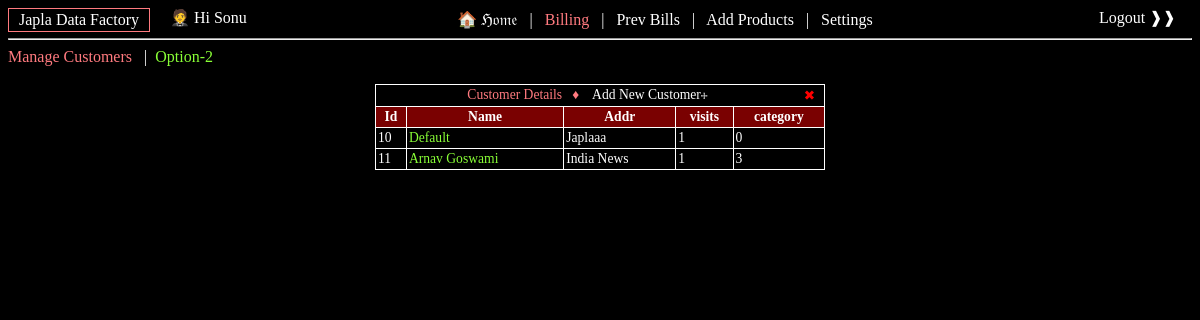
The page /customers/ (signed in) on the database as committed earlier.
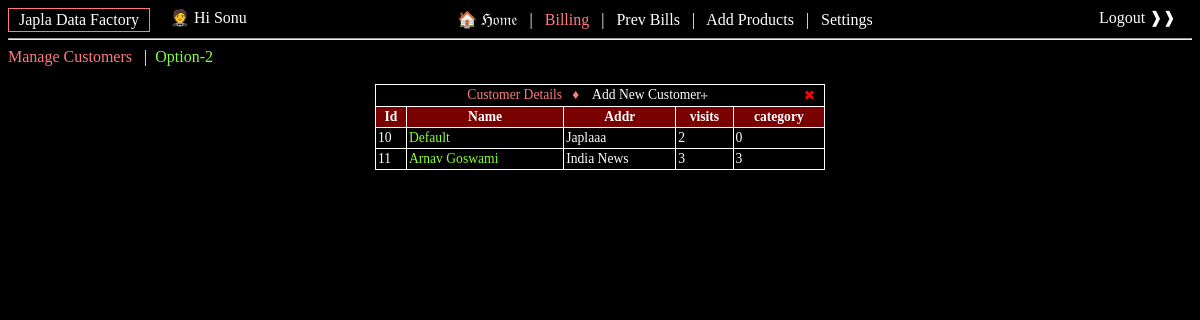
The same page on the database as committed later.
### products/models.py (models this page shows, shortened)
class customer(models.Model):
	name = models.CharField(max_length=81)
	addr = models.CharField(max_length=80)
	visit_freq = models.IntegerField(default=0)
	category = models.IntegerField(default=0)
	store_obj = models.ForeignKey(store, on_delete=models.SET_NULL, blank=True, null=True)

### products/views.py (the view)
# urls.py: path('customers/',views.cust_home, name="cust_home"),
@login_required(login_url='/login/')
def cust_home(request):
    if 'term' in request.GET:
        cust_names = []
        qs = list(customer.objects.filter(store_obj=get_store_obj(request.user)).filter(name__icontains=request.GET.get('term')))  #istartswith can also be used.
        for item in qs:
            cust_names.append(item.name)
        return JsonResponse(cust_names, safe=False)
    else:
        data = {}
        store_obj = get_store_obj(request.user)
        data['store_obj'] = store_obj
        data['cust_obj_list'] = list(customer.objects.all().filter(store_obj=store_obj))
        return render(request,'customers.html', data)

### products/templatetags/extra_filters.py (called while the page is built)
@register.filter(name='has_group')
def has_group(request, group_name):
    groups = [str(group) for group in request.user.groups.all()]
    return True if group_name in groups else False

### products/views.py (called while the page is built)
def get_store_obj(user_obj):
    emp_obj = store_emp.objects.all().filter(emp_obj=user_obj).first()
    return emp_obj.store_obj if emp_obj is not None else "Store not available"

### stores_app/models.py (called while the page is built)
    def __str__(self):
        return self.name

### products/templates/customers.html (shortened to what this page needs)
{% load static %}
{% load extra_filters %}
<html>
<head>
<link rel="stylesheet" href="{% static 'bootstrap/css/jquery-ui.css' %}">
</head>
<body bgcolor="#000;">
	<div class="t_w" style="float: left; padding:2px; border: 1px solid #ff7a7f; ">&ensp;{{store_obj}}&ensp; </div>
	<div class="t_w" style="float: left; "> &ensp;&ensp; &#129333;  Hi {{user}} &ensp;&ensp;&ensp;&ensp;</div>
	<center class="t_w">
		<a href="/" class="t_w t_hover">  &#127968; &Hfr;&ofr;&mfr;&efr;<a/> &ensp;|&ensp;
		<a href="/bill/" class="t_w t_hover" style="color:#ff7a7f;">Billing</a> &ensp;|&ensp;
		<a href="/prev_bill/" class="t_w t_hover">Prev Bills</a>
		{% if request|has_group:'store_manager' %}
			&ensp;|&ensp; <a href="/add/" class="t_w t_hover">Add Products</a>
		{% endif %}
		{% if user.is_superuser %}
			&ensp;|&ensp; <a href="/settings/" class="t_w t_hover">Settings</a>
		{% endif %}
		<a href="/logout/" class="t_w t_hover" style="float:inline-end;">&ensp;&ensp;&ensp;&ensp;&ensp;&ensp; Logout &#10097;&#10097;&ensp;&ensp; </a>
		<hr/>
	</center>
	<div class="t_w" style="float: left;">
		<a href="#" class="t_w t_hover" style="color:#ff7a7f;">Manage Customers</a>  &ensp;|&ensp;
   </div>
   <div class="t_w" style="float: left;">
	   <a href="#" class="t_w t_hover" style="color:#89ff36;">Option-2 </a>
   </div>
<center class="t_w">
<div style="width:450px;overflow-y: auto; scrollbar-width: none; -ms-overflow-style: none; height: 200px;" id="all_cust">
	<table class="t_w" style="width:450px; font-size: 85%;">
	<tr>
		<td colspan=5>
			<center style="color:#ff7a7f;">
				Customer Details&ensp;  &#9830; &ensp;
				<span id="btn_add_cust" class="t_hover">Add New Customer&#10750;</span>
				<span onclick="history.back()" id="cross" style="float:inline-end;cursor: pointer;">&ensp;&#10006;&ensp;</span>
			</center>
		</td>
	</tr>
	<tr style="background-color: rgb(122, 1, 1); position: sticky; top: 1; z-index: 1;">
		<th> Id </th>
		<th> Name </th>
		<th> Addr </th>
		<th> visits </th>
		<th> category </th>
	</tr>
	{% for cust_obj in cust_obj_list %}
	<tr style="color:white;">
		<td>{{cust_obj.id}}</td> &ensp;
		<td class="custnm" id="row{{cust_obj.id}}"><span style="color:#89ff36;">{{cust_obj.name}}</span></td> &ensp;
		<td>{{cust_obj.addr}}</td> &ensp;
		<td>{{cust_obj.visit_freq}}</td> &ensp;
		<td>{{cust_obj.category}}</td> &ensp;
	</tr>
	{% endfor %}
	</table>
</div>
</center>
</body>
</html>

Rows that differ between the two databases and show on the page:
changed customer "Default": visit_freq "1" → "2"
changed customer "Arnav Goswami": visit_freq "1" → "3"
